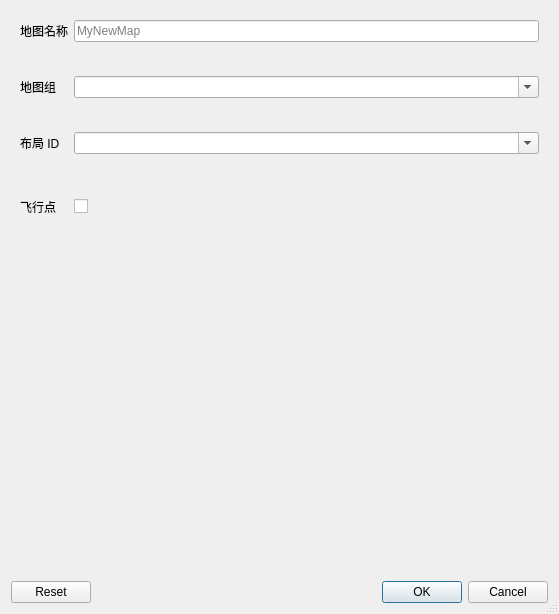
<?xml version="1.0" encoding="UTF-8"?>
<ui version="4.0">
 <class>NewMapDialog</class>
 <widget class="QDialog" name="NewMapDialog">
  <property name="geometry">
   <rect>
    <x>0</x>
    <y>0</y>
    <width>559</width>
    <height>614</height>
   </rect>
  </property>
  <property name="windowTitle">
   <string>新地图设置</string>
  </property>
  <property name="sizeGripEnabled">
   <bool>true</bool>
  </property>
  <property name="modal">
   <bool>true</bool>
  </property>
  <layout class="QVBoxLayout" name="verticalLayout">
   <item>
    <widget class="QScrollArea" name="scrollArea">
     <property name="frameShape">
      <enum>QFrame::Shape::NoFrame</enum>
     </property>
     <property name="frameShadow">
      <enum>QFrame::Shadow::Plain</enum>
     </property>
     <property name="sizeAdjustPolicy">
      <enum>QAbstractScrollArea::SizeAdjustPolicy::AdjustToContents</enum>
     </property>
     <property name="widgetResizable">
      <bool>true</bool>
     </property>
     <widget class="QWidget" name="scrollAreaWidgetContents">
      <property name="geometry">
       <rect>
        <x>0</x>
        <y>0</y>
        <width>535</width>
        <height>550</height>
       </rect>
      </property>
      <layout class="QGridLayout" name="gridLayout_3">
       <property name="verticalSpacing">
        <number>10</number>
       </property>
       <item row="0" column="0">
        <widget class="QLabel" name="label_Name">
         <property name="text">
          <string>地图名称</string>
         </property>
        </widget>
       </item>
       <item row="11" column="0" colspan="2">
        <widget class="QWidget" name="widget_HeaderData" native="true">
         <layout class="QVBoxLayout" name="layout_HeaderData">
          <property name="sizeConstraint">
           <enum>QLayout::SizeConstraint::SetMinAndMaxSize</enum>
          </property>
          <property name="leftMargin">
           <number>0</number>
          </property>
          <property name="topMargin">
           <number>0</number>
          </property>
          <property name="rightMargin">
           <number>0</number>
          </property>
          <property name="bottomMargin">
           <number>0</number>
          </property>
         </layout>
        </widget>
       </item>
       <item row="3" column="1">
        <widget class="QLabel" name="label_GroupError">
         <property name="visible">
          <bool>false</bool>
         </property>
         <property name="styleSheet">
          <string notr="true">color: rgb(255, 0, 0)</string>
         </property>
         <property name="text">
          <string/>
         </property>
         <property name="wordWrap">
          <bool>true</bool>
         </property>
        </widget>
       </item>
       <item row="1" column="1">
        <widget class="QLabel" name="label_NameError">
         <property name="visible">
          <bool>false</bool>
         </property>
         <property name="styleSheet">
          <string notr="true">color: rgb(255, 0, 0)</string>
         </property>
         <property name="text">
          <string/>
         </property>
         <property name="wordWrap">
          <bool>true</bool>
         </property>
        </widget>
       </item>
       <item row="4" column="0">
        <widget class="QLabel" name="label_LayoutID">
         <property name="text">
          <string>布局 ID</string>
         </property>
        </widget>
       </item>
       <item row="2" column="0">
        <widget class="QLabel" name="label_Group">
         <property name="text">
          <string>地图组</string>
         </property>
        </widget>
       </item>
       <item row="4" column="1">
        <widget class="NoScrollComboBox" name="comboBox_LayoutID">
         <property name="editable">
          <bool>true</bool>
         </property>
         <property name="insertPolicy">
          <enum>QComboBox::InsertPolicy::NoInsert</enum>
         </property>
        </widget>
       </item>
       <item row="8" column="1">
        <widget class="QCheckBox" name="checkBox_CanFlyTo">
         <property name="toolTip">
          <string>&lt;html&gt;&lt;head/&gt;&lt;body&gt;&lt;p&gt;如果勾选，将自动在此地图添加一个飞行点。&lt;/p&gt;&lt;/body&gt;&lt;/html&gt;</string>
         </property>
         <property name="text">
          <string/>
         </property>
        </widget>
       </item>
       <item row="6" column="1">
        <widget class="QLabel" name="label_LayoutIDError">
         <property name="visible">
          <bool>false</bool>
         </property>
         <property name="styleSheet">
          <string notr="true">color: rgb(255, 0, 0)</string>
         </property>
         <property name="text">
          <string/>
         </property>
         <property name="wordWrap">
          <bool>true</bool>
         </property>
        </widget>
       </item>
       <item row="7" column="0" colspan="2">
        <widget class="NewLayoutForm" name="newLayoutForm" native="true"/>
       </item>
       <item row="2" column="1">
        <widget class="NoScrollComboBox" name="comboBox_Group">
         <property name="toolTip">
          <string>&lt;html&gt;&lt;head/&gt;&lt;body&gt;&lt;p&gt;此地图将要加入的地图组名称。&lt;/p&gt;&lt;/body&gt;&lt;/html&gt;</string>
         </property>
         <property name="editable">
          <bool>true</bool>
         </property>
         <property name="insertPolicy">
          <enum>QComboBox::InsertPolicy::NoInsert</enum>
         </property>
        </widget>
       </item>
       <item row="8" column="0">
        <widget class="QLabel" name="label_CanFlyTo">
         <property name="text">
          <string>飞行点</string>
         </property>
        </widget>
       </item>
       <item row="0" column="1">
        <widget class="QLineEdit" name="lineEdit_Name">
         <property name="toolTip">
          <string>&lt;html&gt;&lt;head/&gt;&lt;body&gt;&lt;p&gt;新地图的名称。该名称不能与任何其他现有地图相同。&lt;/p&gt;&lt;/body&gt;&lt;/html&gt;</string>
         </property>
         <property name="placeholderText">
          <string>MyNewMap</string>
         </property>
         <property name="clearButtonEnabled">
          <bool>true</bool>
         </property>
        </widget>
       </item>
       <item row="12" column="0" colspan="2">
        <spacer name="verticalSpacer">
         <property name="orientation">
          <enum>Qt::Orientation::Vertical</enum>
         </property>
         <property name="sizeHint" stdset="0">
          <size>
           <width>20</width>
           <height>40</height>
          </size>
         </property>
        </spacer>
       </item>
      </layout>
     </widget>
    </widget>
   </item>
   <item>
    <widget class="QLabel" name="label_GenericError">
     <property name="visible">
      <bool>false</bool>
     </property>
     <property name="styleSheet">
      <string notr="true">color: rgb(255, 0, 0)</string>
     </property>
     <property name="text">
      <string/>
     </property>
     <property name="wordWrap">
      <bool>true</bool>
     </property>
    </widget>
   </item>
   <item>
    <widget class="QDialogButtonBox" name="buttonBox">
     <property name="standardButtons">
      <set>QDialogButtonBox::StandardButton::Cancel|QDialogButtonBox::StandardButton::Ok|QDialogButtonBox::StandardButton::Reset</set>
     </property>
    </widget>
   </item>
  </layout>
 </widget>
 <customwidgets>
  <customwidget>
   <class>NewLayoutForm</class>
   <extends>QWidget</extends>
   <header>newlayoutform.h</header>
   <container>1</container>
  </customwidget>
  <customwidget>
   <class>NoScrollComboBox</class>
   <extends>QComboBox</extends>
   <header>noscrollcombobox.h</header>
  </customwidget>
 </customwidgets>
 <resources/>
 <connections/>
</ui>
